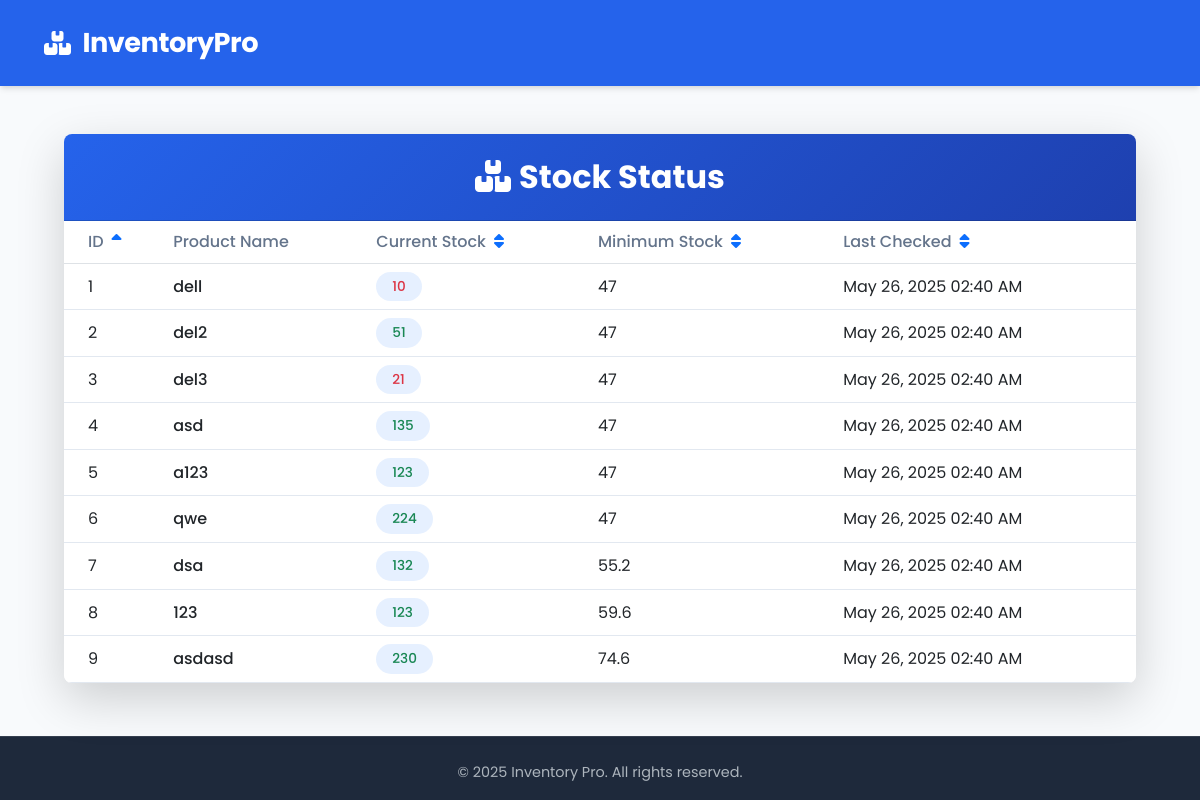
Screenshot of /inventory/stock_status with the database file from the repository.
### app/inventory/models.py (models this page shows, shortened)
class Inventory(db.Model):
    __tablename__ = 'inventory'
    id = db.Column(db.Integer, primary_key=True)
    name = db.Column(db.String(100), nullable=False)
    quantity = db.Column(db.Integer, nullable=False)
    price = db.Column(db.Numeric(10, 2), nullable=False)
    vendor_id = db.Column(db.Integer, db.ForeignKey('vendors.id', ondelete='CASCADE'), nullable=False)
    sales = db.relationship('SaleProduct', back_populates='inventory', overlaps="sale_products")
    minimum_stock_required = db.Column(db.Integer, nullable=True, default=5)  # Minimum stock threshold for inventory
    last_updated_at = db.Column(db.DateTime, nullable=True, default=datetime.utcnow, onupdate=datetime.utcnow)  # Track when record was last updated
    last_checked_at = db.Column(db.DateTime, nullable=True, default=datetime.utcnow)  # Track the last time the stock was checked

### app/inventory/views.py (the view)
@inventory_bp.route('/stock_status', methods=['GET'])
def stock_status():
    sort_by = request.args.get('sort_by', 'id')
    order = request.args.get('order', 'asc')
    valid_columns = ['id', 'quantity', 'minimum_stock_required', 'last_checked_at']
    if sort_by not in valid_columns:
        sort_by = 'id'
    if order not in ['asc', 'desc']:
        order = 'asc'
    if order == 'asc':
        order_direction = getattr(Inventory, sort_by).asc()
    else:
        order_direction = getattr(Inventory, sort_by).desc()
    inventory_items = Inventory.query.with_entities(
        Inventory.id,
        Inventory.name,
        Inventory.quantity,
        Inventory.minimum_stock_required,
        Inventory.last_checked_at
    ).order_by(order_direction).all()  # Dynamically use the sort_by column and order direction
    return render_template('inventory/stock_status.html', inventory_items=inventory_items, sort_by=sort_by, order=order)

### app/templates/inventory/stock_status.html (shortened to what this page needs)
{% extends 'after_login.html' %}
{% block content %}
<div class="container py-5">
    <div class="card border-0 shadow-lg rounded-3 overflow-hidden">
        <div class="card-header bg-gradient-primary py-4">
            <h2 class="text-white text-center mb-0 fw-bold">
                <i class="fas fa-boxes me-2"></i>Stock Status
            </h2>
        </div>
        <div class="card-body p-0">
            <div class="table-responsive">
                <table class="table table-hover align-middle mb-0">
                    <thead class="bg-light">
                        <tr>
                            <th class="ps-4 fw-medium text-secondary">
                                <div class="d-flex align-items-center">
                                    ID
                                    <a href="{{ url_for('inventory.stock_status', sort_by='id', order='asc' if order == 'desc' else 'desc') }}" class="ms-2 text-decoration-none">
                                        <i class="fas fa-sort{% if sort_by == 'id' %}-{% if order == 'asc' %}up{% else %}down{% endif %}{% endif %}"></i>
                                    </a>
                                </div>
                            </th>
                            <th class="fw-medium text-secondary">Product Name</th>
                            <th class="fw-medium text-secondary">
                                <div class="d-flex align-items-center">
                                    Current Stock
                                    <a href="{{ url_for('inventory.stock_status', sort_by='quantity', order='asc' if order == 'desc' else 'desc') }}" class="ms-2 text-decoration-none">
                                        <i class="fas fa-sort{% if sort_by == 'quantity' %}-{% if order == 'asc' %}up{% else %}down{% endif %}{% endif %}"></i>
                                    </a>
                                </div>
                            </th>
                            <th class="fw-medium text-secondary">
                                <div class="d-flex align-items-center">
                                    Minimum Stock
                                    <a href="{{ url_for('inventory.stock_status', sort_by='minimum_stock_required', order='asc' if order == 'desc' else 'desc') }}" class="ms-2 text-decoration-none">
                                        <i class="fas fa-sort{% if sort_by == 'minimum_stock_required' %}-{% if order == 'asc' %}up{% else %}down{% endif %}{% endif %}"></i>
                                    </a>
                                </div>
                            </th>
                            <th class="fw-medium text-secondary">
                                <div class="d-flex align-items-center">
                                    Last Checked
                                    <a href="{{ url_for('inventory.stock_status', sort_by='last_checked_at', order='asc' if order == 'desc' else 'desc') }}" class="ms-2 text-decoration-none">
                                        <i class="fas fa-sort{% if sort_by == 'last_checked_at' %}-{% if order == 'asc' %}up{% else %}down{% endif %}{% endif %}"></i>
                                    </a>
                                </div>
                            </th>
                        </tr>
                    </thead>
                    <tbody>
                        {% for item in inventory_items %}
                        <tr>
                            <td class="ps-4">{{ item.id }}</td>
                            <td class="fw-medium">{{ item.name }}</td>
                            <td>
                                <span class="badge {% if item.quantity < item.minimum_stock_required %}bg-danger bg-opacity-10 text-danger{% else %}bg-success bg-opacity-10 text-success{% endif %} rounded-pill px-3 py-2">
                                    {{ item.quantity }}
                                </span>
                            </td>
                            <td>{{ item.minimum_stock_required }}</td>
                            <td>{{ item.last_checked_at.strftime('%b %d, %Y %I:%M %p') if item.last_checked_at else 'Never' }}</td>
                        </tr>
                        {% endfor %}
                    </tbody>
                </table>
            </div>
        </div>
    </div>
</div>
{% endblock %}

### app/templates/after_login.html (style rules this page uses)
:root { --primary: #2563eb; --primary-dark: #1e40af; --secondary: #10b981; --light: #f8fafc; --dark: #1e293b; --gray: #64748b; --card-bg: #ffffff; --shadow: 0 4px 6px -1px rgba(0, 0, 0, 0.1), 0 2px 4px -1px rgba(0, 0, 0, 0.06); --transition: all 0.3s cubic-bezier(0.4, 0, 0.2, 1); }
body { font-family: 'Poppins', sans-serif; background-color: var(--light); color: var(--dark); min-height: 100vh; display: flex; flex-direction: column; line-height: 1.6; }
.container { max-width: 1200px; padding: 0 2rem; }
.card { border: none; border-radius: 10px; box-shadow: var(--shadow); transition: var(--transition); background-color: var(--card-bg); }
table { border-collapse: separate; border-spacing: 0; width: 100%; }
th { background-color: var(--primary); color: white; font-weight: 500; padding: 0.75rem 1rem; }
td { padding: 0.75rem 1rem; border-bottom: 1px solid #e2e8f0; }

### app/templates/inventory/stock_status.html (style rules this page uses)
.bg-gradient-primary { background: linear-gradient(135deg, #2563eb 0%, #1e40af 100%); }
.card { border-radius: 12px; box-shadow: 0 4px 20px rgba(0, 0, 0, 0.08); transition: transform 0.3s ease; }
.badge { font-weight: 500; font-size: 0.85rem; }
.bg-opacity-10 { background-color: rgba(var(--bs-primary-rgb), 0.1) !important; }
.rounded-pill { border-radius: 50rem !important; }
.text-secondary { color: #64748b !important; }

### rows the page displays
Inventory: id "1", name "dell", quantity "10", minimum_stock_required "47", last_checked_at "May 26, 2025 02:40 AM"
Inventory: id "2", name "del2", quantity "51", minimum_stock_required "47", last_checked_at "May 26, 2025 02:40 AM"
Inventory: id "3", name "del3", quantity "21", minimum_stock_required "47", last_checked_at "May 26, 2025 02:40 AM"
Inventory: id "4", name "asd", quantity "135", minimum_stock_required "47", last_checked_at "May 26, 2025 02:40 AM"
Inventory: id "5", name "a123", quantity "123", minimum_stock_required "47", last_checked_at "May 26, 2025 02:40 AM"
Inventory: id "6", name "qwe", quantity "224", minimum_stock_required "47", last_checked_at "May 26, 2025 02:40 AM"
Inventory: id "7", name "dsa", quantity "132", minimum_stock_required "55.2", last_checked_at "May 26, 2025 02:40 AM"
Inventory: id "8", name "123", quantity "123", minimum_stock_required "59.6", last_checked_at "May 26, 2025 02:40 AM"
Inventory: id "9", name "asdasd", quantity "230", minimum_stock_required "74.6", last_checked_at "May 26, 2025 02:40 AM"
